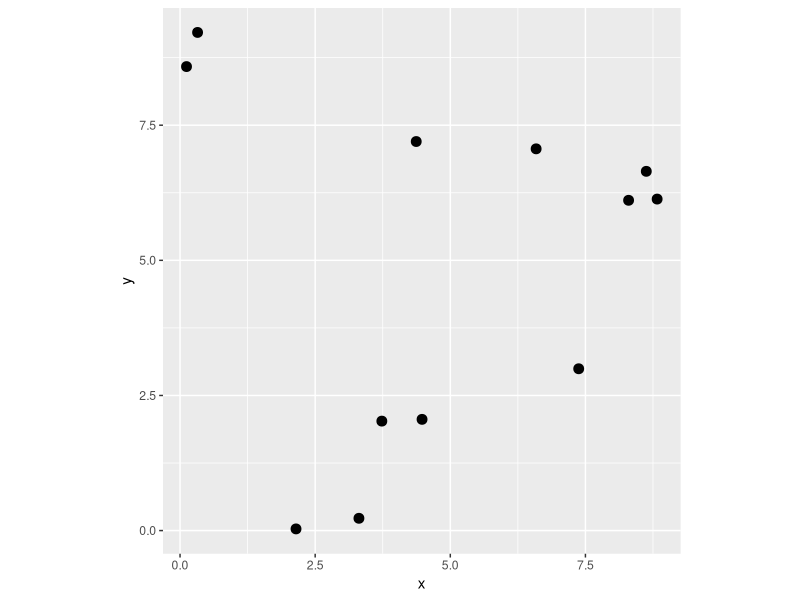
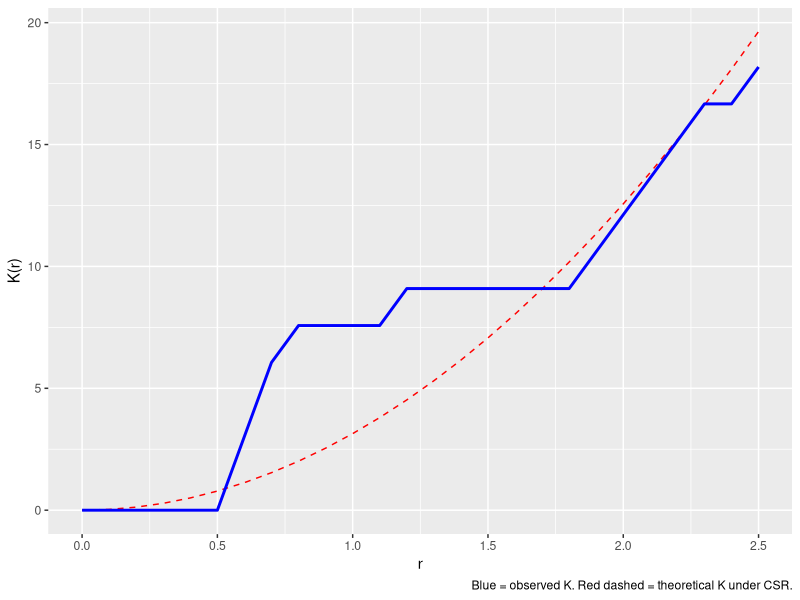
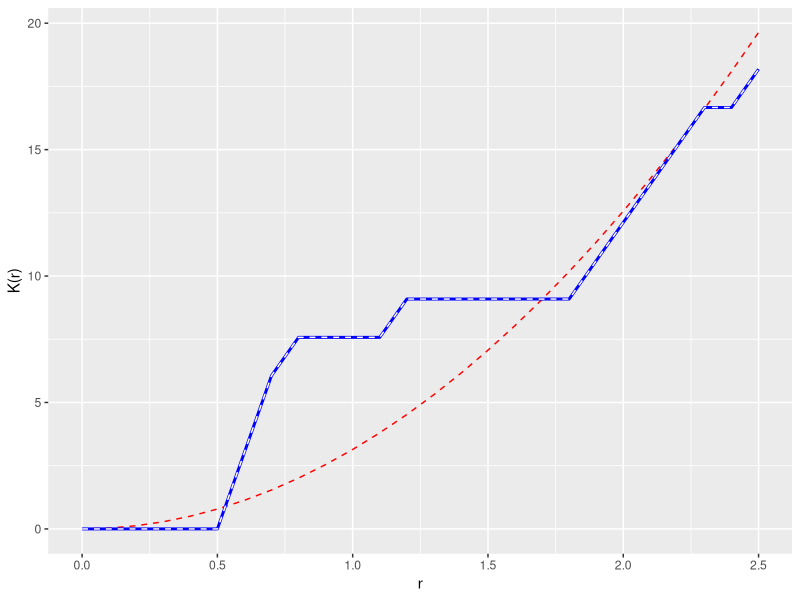

These charts were generated, in order, by the following R code:
## ----echo=FALSE---------------------------------------------------------------
set.seed(1984)


## ----message=FALSE------------------------------------------------------------
library(tidyverse)
library(spatstat)


## -----------------------------------------------------------------------------
n <- 12
area <- 100  # 10 x 10 = 100 square units
x <- runif(n = n, min = 0, max = 10)
y <- runif(n = n, min = 0, max = 10)

ggplot() +
  geom_point(aes(x = x, y = y), size = 3) +
  coord_fixed()


## -----------------------------------------------------------------------------
Dmat <- as.matrix(dist(cbind(x, y)))
Dmat


## -----------------------------------------------------------------------------
Dvec <- c(Dmat[upper.tri(Dmat)], Dmat[lower.tri(Dmat)])
Dvec


## -----------------------------------------------------------------------------
r <- seq(0, 2.5, by = 0.1)

Kr <- numeric(length(r))
for (i in seq_along(r)) {
  Kr[i] <- (area / (n * (n - 1))) * sum(Dvec <= r[i])
}


## -----------------------------------------------------------------------------
ggplot() +
  geom_line(aes(x = r, y = pi * r^2), color = "red", linetype = "dashed") +
  geom_line(aes(x = r, y = Kr), color = "blue", linewidth = 1) +
  labs(y = "K(r)", x = "r",
       caption = "Blue = observed K. Red dashed = theoretical K under CSR.")


## -----------------------------------------------------------------------------
xy <- as.ppp(cbind(x, y), W = c(0, 10, 0, 10))
xyK <- Kest(xy, r = r, correction = "none")


## -----------------------------------------------------------------------------
ggplot() +
  geom_line(aes(x = r, y = pi * r^2), color = "red", linetype = "dashed") +
  geom_line(aes(x = r, y = Kr), color = "blue", linewidth = 1) +
  geom_line(data = xyK, aes(x = r, y = un),
            linetype = "dashed", color = "white") +
  labs(y = "K(r)", x = "r")
